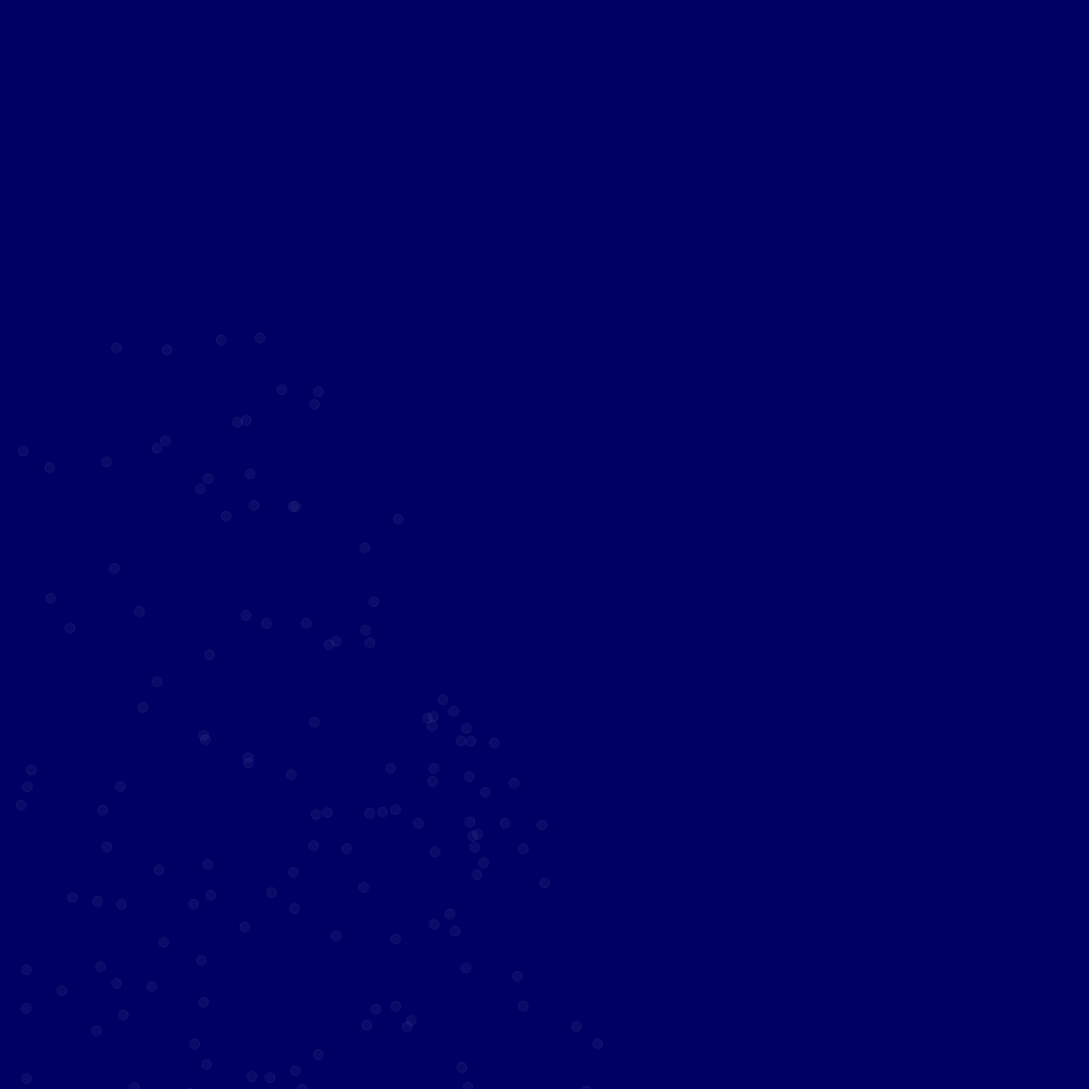
Frame 1 (no input)
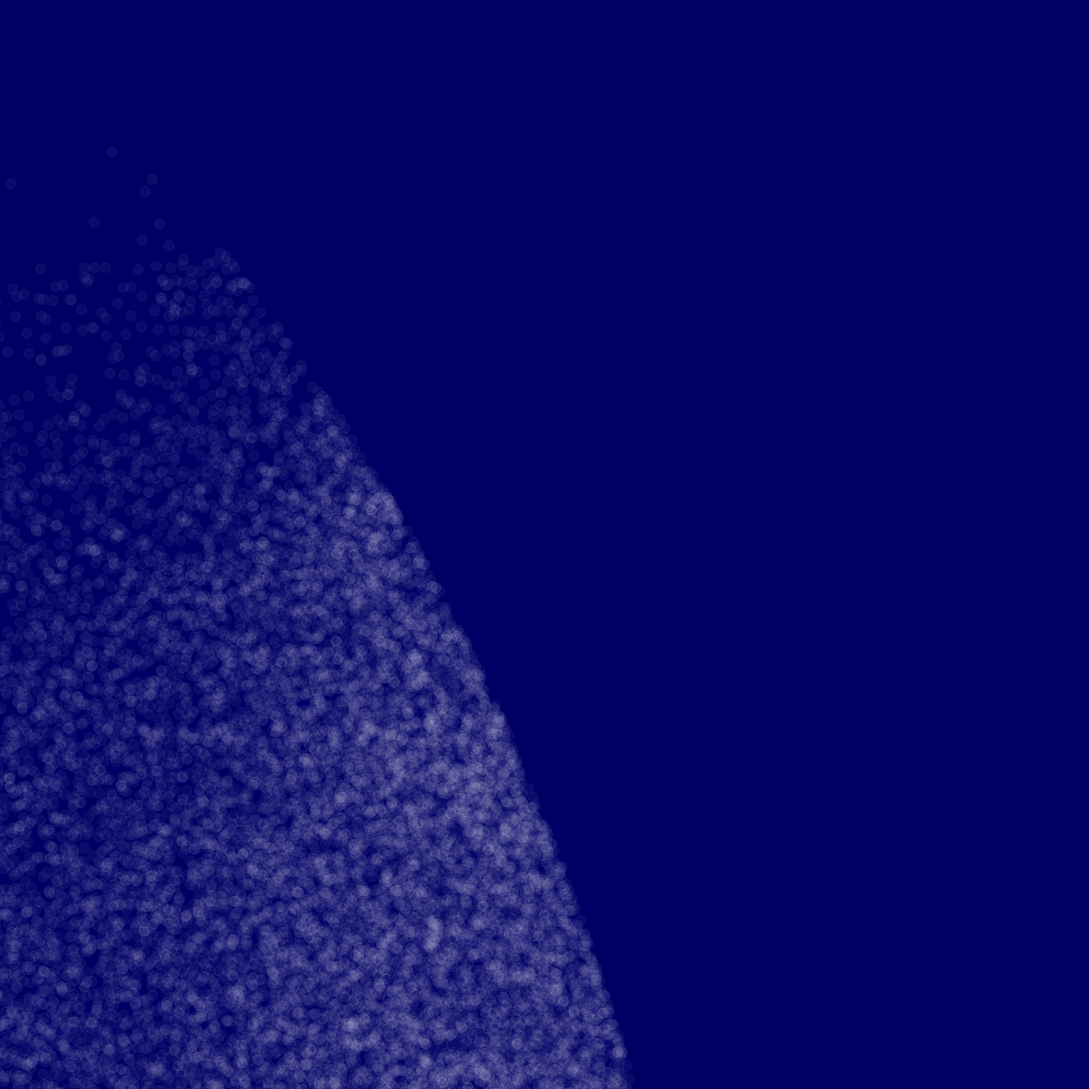
Frame 60 (the mouse pressed at the canvas centre just before this capture)
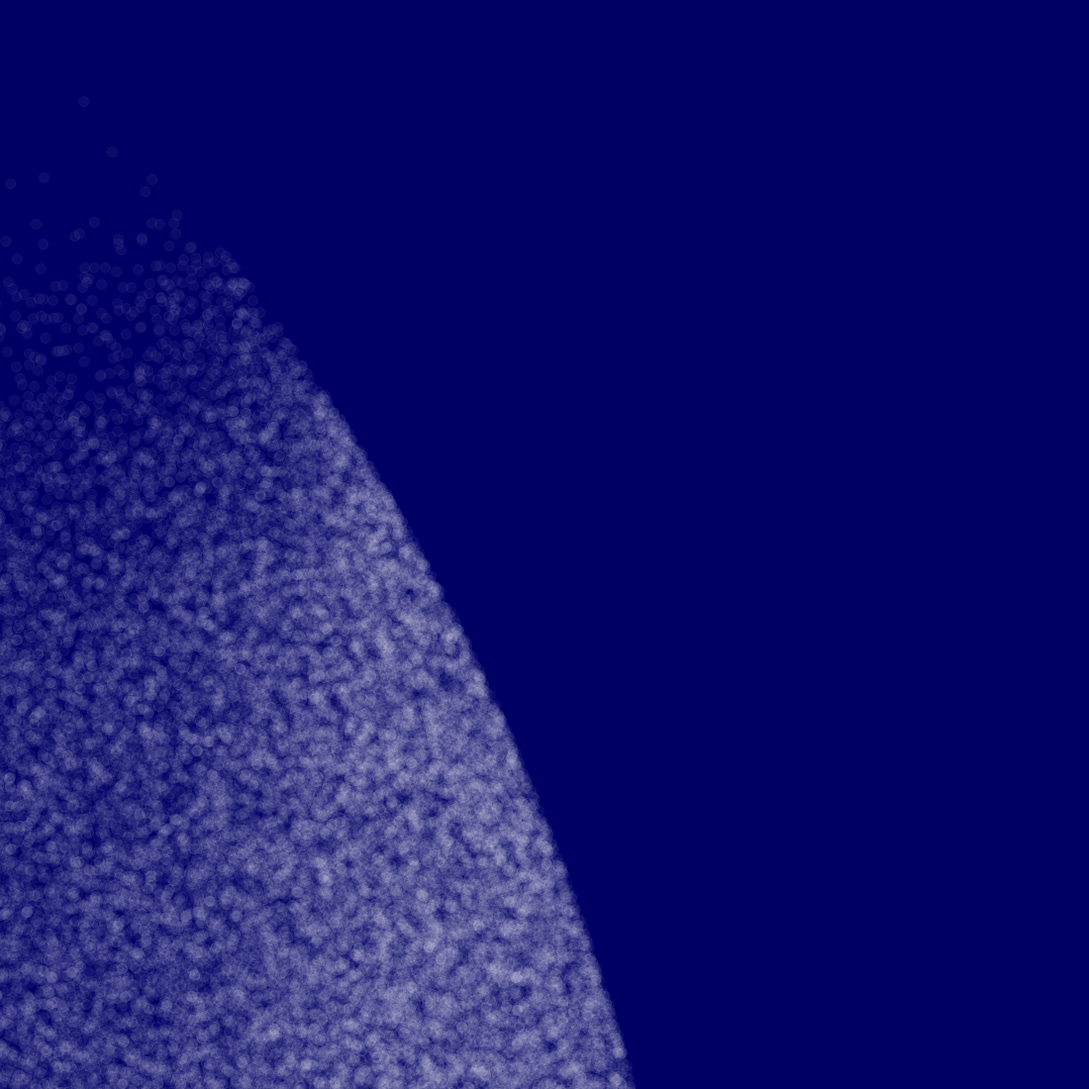
Frame 120 (the mouse held since frame 60 and released just before this capture)

The Processing sketch that drew these frames (run headless with seeded random() and noise(); from frame 60 on, the mouse is pressed at the canvas centre):

// Processing sketch: field_of_dots
// ── field_of_dots.pde
float xoff;
float fac;

void setup() {
  size(1100,1100);
  background(0,0,100);
  noStroke();
  stroke(255,255,255,10);
  fill(255,255,255,10);
  //noFill();
  xoff = 0;
}
void draw() {
  fac = random(1);
  //translate(width/fac, height*fac);
    for(int i = 0; i<5000; i++) {
      xoff = xoff + .01;
      float p1;
      float p2;
      
      float n = noise(xoff);
        
      p1 = sin((radians(i)) * (randomGaussian() + width/2)) - n;
      p2 = cos(radians(i^2)) + (cos(p1) / n);
      //println(p1, " ", p2, " ", map(p1, 0, 1, 0, width),  map(p2, 0, 1, 0, height));
      ellipse(map(p1, 0, 1, 0, width), map(p2, 0, 1, 0, height), 10,10);
      
    }
    
}//draw
